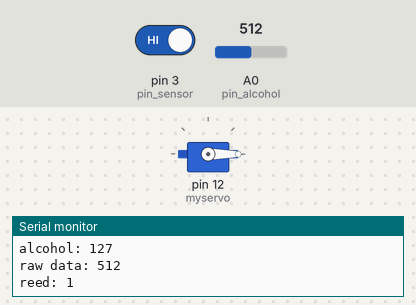
A sketch run on a simulated Arduino Uno, built with avr-gcc and run on an emulated ATmega328P. On the bench: servo, the last lines printed to the serial monitor. The inputs (shaded band) are chosen by the test bench; at power-on: pin 3 (pin_sensor) HIGH, A0 (pin_alcohol) = 512.

Above: at 1.8 s.
1.9 s: pin 3 (pin_sensor) driven LOW
At 2.9 s:
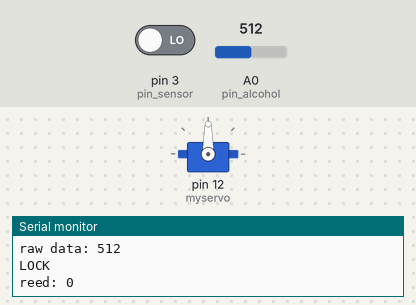
3.5 s: A0 (pin_alcohol) set to 309
5.2 s: A0 (pin_alcohol) set to 287
At 6.5 s:
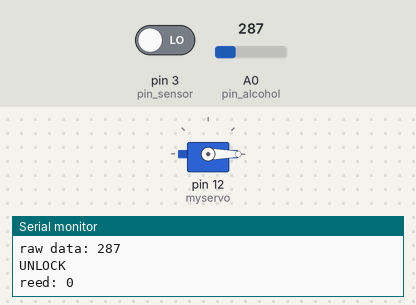
9.3 s: A0 (pin_alcohol) set to 306
At 11.1 s:
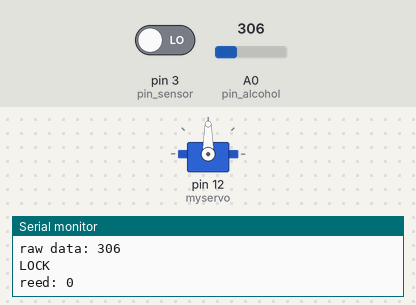
11.7 s: A0 (pin_alcohol) set to 290
At 13.0 s:
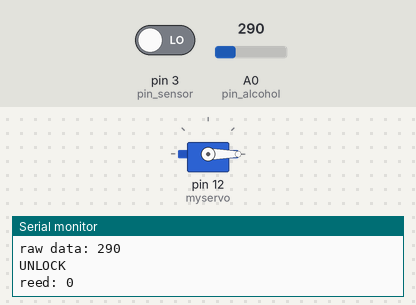
Timing chart, 0 to 16.8 s (numbered marks = the images above; inputs shaded):
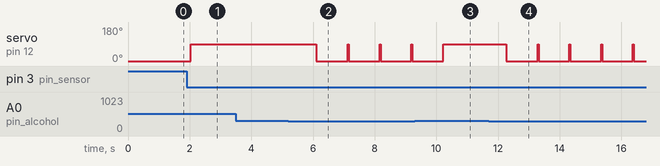

The sketch:

quiz_reedsw_alcohol_servo.ino
```cpp
#include <Servo.h>
Servo myservo;

int pin_sensor = 3;
int pin_alcohol = A0;

void setup() {
  // put your setup code here, to run once:
  Serial.begin(9600);
  pinMode(pin_sensor, INPUT);
  myservo.attach(12);
}

void loop() {
  // put your main code here, to run repeatedly:
  int reedSW = digitalRead(pin_sensor);
  int alcohol = analogRead(pin_alcohol);
  int result = map(alcohol, 0, 1023, 0, 255);


  Serial.println("~~~~~~~~~~~~~~~~");
  Serial.print("alcohol: ");
  Serial.println(result);
  Serial.print("raw data: ");
  Serial.println(alcohol);

  if(reedSW == LOW) {
    myservo.write(90);
    delay(15);

    // 사용자가 음주했나?
    if(alcohol <= 300) {  // 음주 no
      // 박스 연다
      myservo.write(0);
      Serial.println("UNLOCK");
      delay(15);
    } else {  // 음주 yes
      // 박스 열지 않는다
      myservo.write(90);
      Serial.println("LOCK");
    }

  } else {
    myservo.write(0);
    delay(15);
  }
  Serial.print("reed: ");
  Serial.println(reedSW);
  delay(1000);
}
```

Measured:
- the behaviour switches between 301 and 300 on A0 (pin_alcohol) (found by bisection; images 1 and 2)
- after the input at 1.9 s, servo on pin 12 (myservo): 0° → 90° after 0.13 s
- after the input at 5.2 s, servo on pin 12 (myservo): 90° → 0° after 0.91 s
- after the input at 9.3 s, servo on pin 12 (myservo): goes on until 10.2 s, then stays 90°
- after the input at 11.7 s, servo on pin 12 (myservo): alternates 90° for 0.03 s and 0° for 1.0 s, starting after 0.57 s
